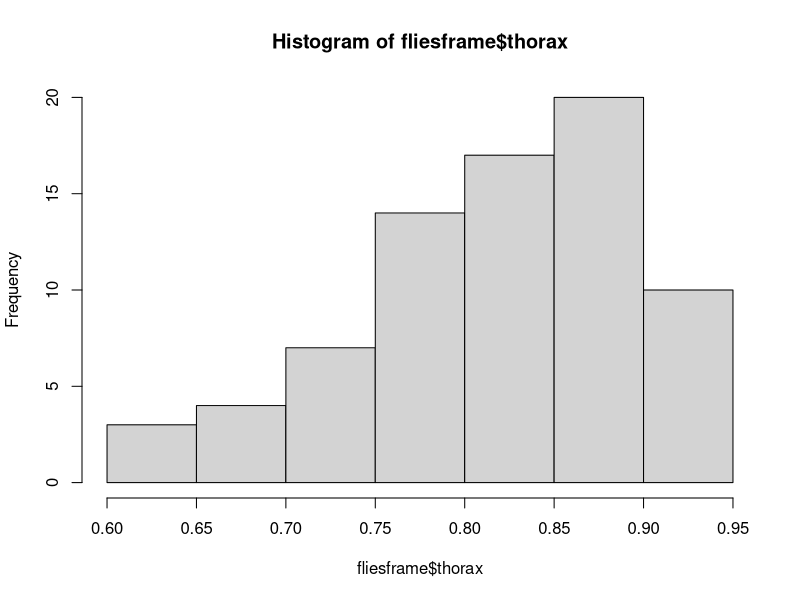
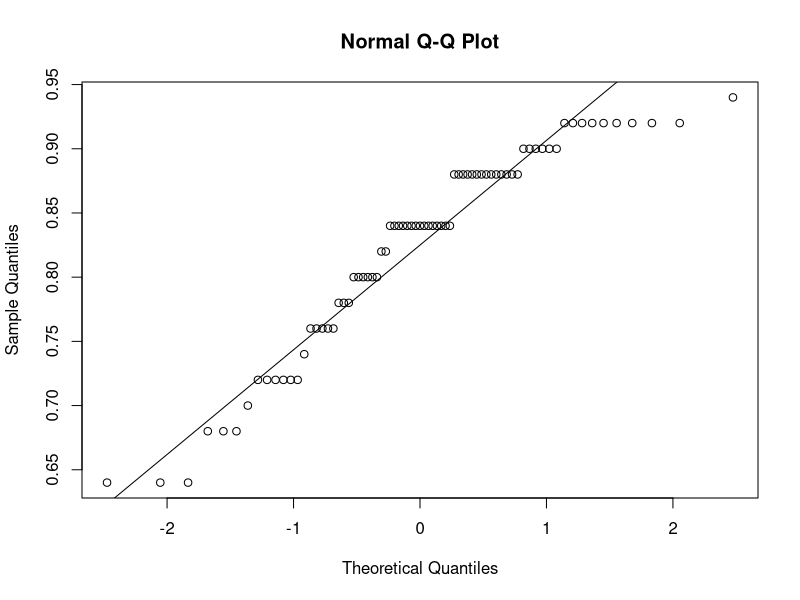
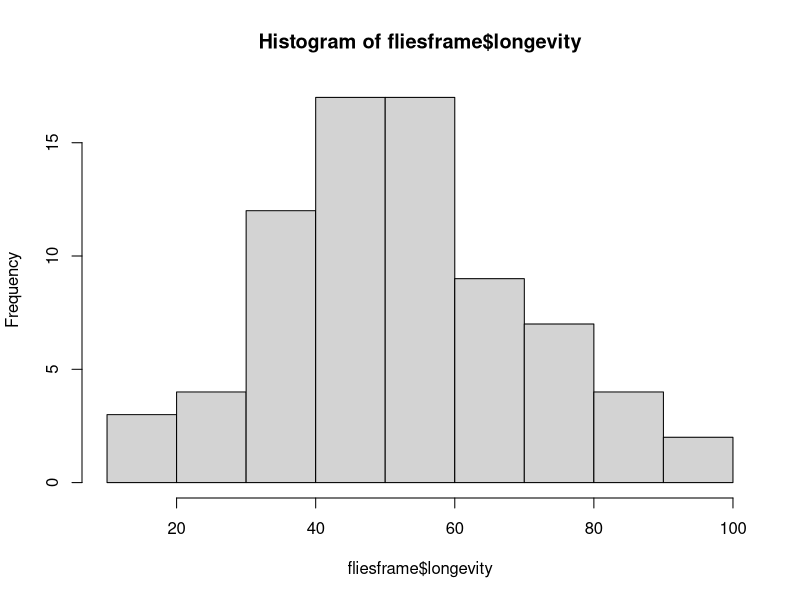
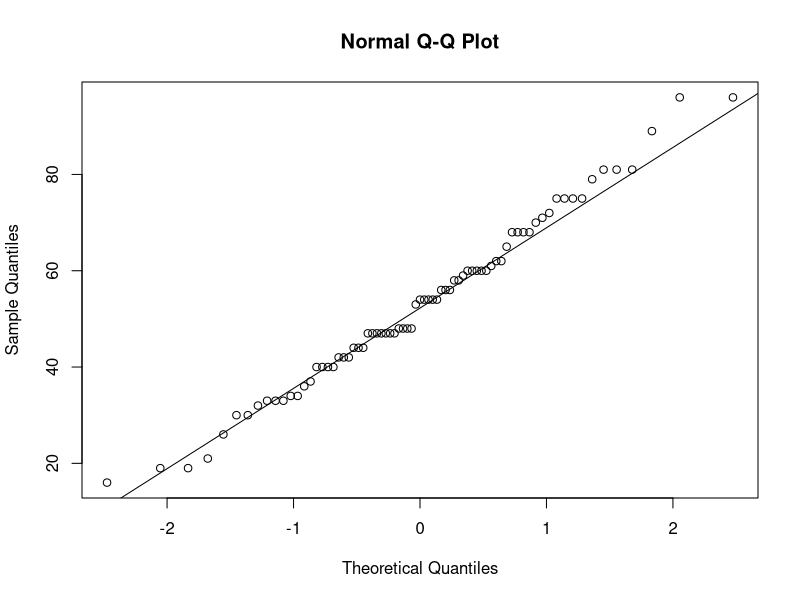
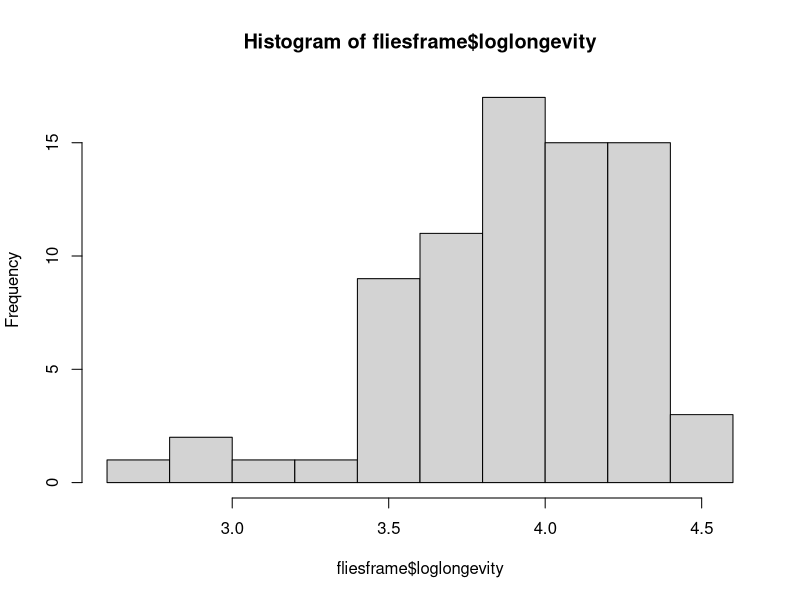
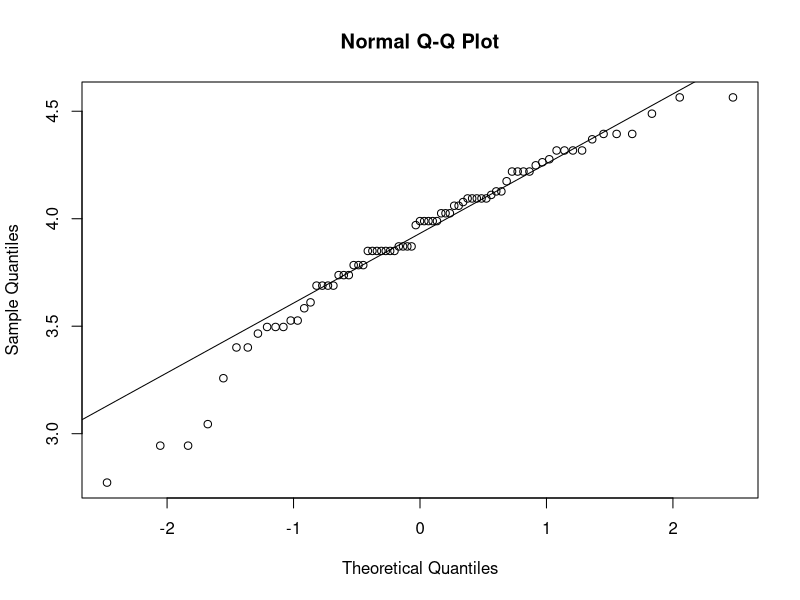
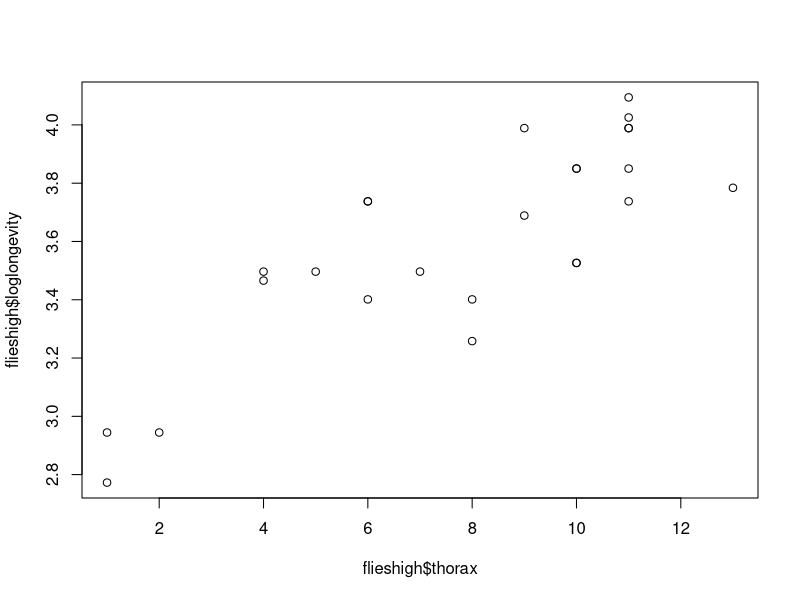
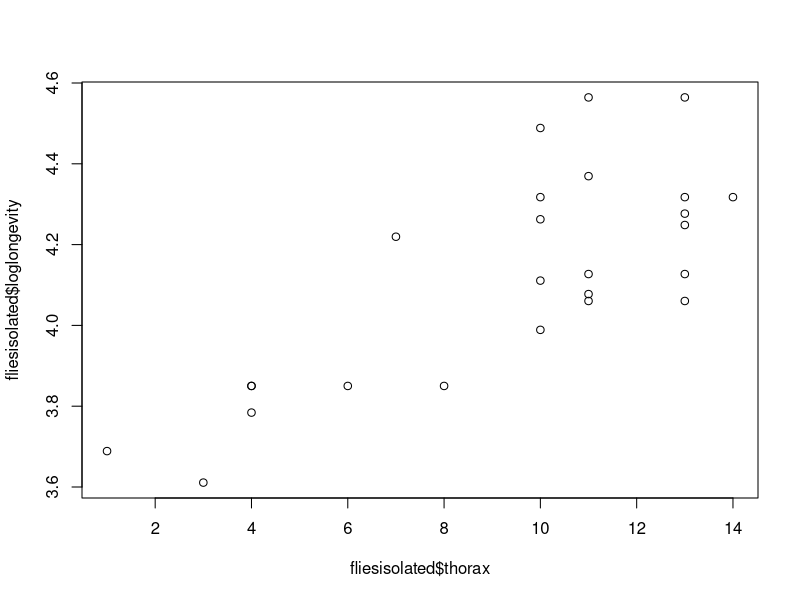

The R source for these figures, in order:
#Exercise 1
flies = read.table("fruitflies.txt",header=TRUE);

#T1

fliesframe = data.frame(thorax=flies$thorax,longevity=flies$longevity,activity=flies$activity,loglongevity=log(flies$longevity))
fliesframe

#T2
hist(fliesframe$thorax)
qqnorm(fliesframe$thorax)
qqline(fliesframe$thorax)
shapiro.test(fliesframe$thorax)
#Not normal

hist(fliesframe$longevity)
qqnorm(fliesframe$longevity)
qqline(fliesframe$longevity)
shapiro.test(fliesframe$longevity)
#Doubtful normality. Probably not normal but shapiro says could be normal

hist(fliesframe$loglongevity)
qqnorm(fliesframe$loglongevity)
qqline(fliesframe$loglongevity)
shapiro.test(fliesframe$loglongevity)
#Not normal


#T3
#Performing a 1-way anova Lecture 4 (24)
#I don't know if randomization has to be done first
fliesanova = lm(longevity~activity,data=fliesframe)
anova(fliesanova)

#We get a p-value < 0.05 therefore H0(mu0==mu1==mu2) is reject. We can say that the sexual activity affects longevity


#T4
summary(fliesanova)

#According to the estimates longevity increases with sexual activity. 
# High activity 38.72
# Low activity 38.72 - 24.84 = 3.94
# Isolated 38.72 - 18 = 20.72

#T5
fliesframe$activity = as.factor(fliesframe$activity)
fliesframe$thorax = as.factor(fliesframe$thorax)

fliesanova2 = lm(loglongevity~activity+thorax,data = fliesframe) #Should I use * or +
anova(fliesanova2)

#According to the p-value < 0.05 activity it has a maiun effect on longevity

#The same using *
fliesanova2 = lm(loglongevity~activity*thorax,data = fliesframe) #Should I use * or +
anova(fliesanova2)

#According to the p-value < 0.05 activity it has a maiun effect on longevity. And there is no interaction between activity and thorax

#T6
contrasts(fliesframe$thorax)=contr.sum
contrasts(fliesframe$activity)=contr.sum
summary(fliesanova2)

#According to the estimates, too much sexual activity (high) doesn't increase longevity as much as low sexual activity. Isolated flies die faster.
#Estimates:
#Activity1(isolated) = -0.25
#Activity2(low) =  0.23
#Activity3(high)= -(-0.25+0.23) = 0.02
#! Not sure that activity1 correspond to isolated, activity2 to low and activity3 to high


#Average thorax
fliesframe$thorax = as.numeric(fliesframe$thorax)
average_thorax = mean(fliesframe$thorax) #Obatining mean for the thorax
average_thorax #8.87
fliesframe$thorax = as.factor(fliesframe$thorax)


#Estimates:
#Activity1(isolated):thorax8 = -0.13
#Activity2(low):thorax8 = -0.09
#Activity3(high):thorax8 = -(-0.13-0.09) = 0.22
#! Not sure that activity1 correspond to isolated, activity2 to low and activity3 to high
#! Also not sure thorax8 means that those are the flies with thorax length 8 (which is the average)

#Smallest thorax
fliesframe$thorax = as.numeric(fliesframe$thorax)
min_thorax = min(fliesframe$thorax) #Obatining mean for the thorax
min_thorax #1
fliesframe$thorax = as.factor(fliesframe$thorax)

#Estimates:
# Activity1(isolated):thorax1 = -0.35
# Activity2(low):thorax1 = NA
# Activity3(high):thorax1 = 0.35


#T7
contrasts(fliesframe$thorax)=contr.sum
contrasts(fliesframe$activity)=contr.sum
fliesanova2 = lm(loglongevity~thorax*activity,data = fliesframe)
summary(fliesanova2)


#According to the estimates, longevity increases with thorax length from 1 to 11. From 12 to 13 it decreases a bit the longevity

fliesframe$thorax = as.numeric(fliesframe$thorax)
flieshigh = fliesframe[which(fliesframe$activity=="high"),]
flieshigh

fliesisolated = fliesframe[which(fliesframe$activity=="isolated"),]
fliesisolated

flieslow = fliesframe[which(fliesframe$activity=="low"),]
flieslow

#Probably not graphically relevant...
  
plot(flieshigh$thorax,flieshigh$loglongevity)
plot(fliesisolated$thorax,fliesisolated$loglongevity)
plot(flieslow$thorax,flieslow$loglongevity)

fliesframe$thorax = as.factor(fliesframe$thorax)
boxplot(loglongevity~thorax+activity,data=fliesframe)

interaction.plot(fliesframe$thorax,fliesframe$activity,fliesframe$loglongevity)

plot(fliesframe$loglongevity~fliesframe$thorax,pch=as.character(fliesframe$activity))
#T8

#Not sure about this answer

#The analysis with the thorax length should not be included because there should not be interaction between the sexual activity and the thorax length. This is because the experimenters randomly chose the sexual activity that the flies were going to have.


#T9
qqnorm(residuals(fliesanova2))
qqline(residuals(fliesanova2))
#The normality s doubtful

plot(fitted(fliesanova2),residuals(fliesanova2))
#The spread in the residuals seem to be bigger with bigger fitted values.


#T10
fliesframe$activity=as.factor(fliesframe$longevity)
fliesaov = lm(longevity~thorax+activity,data=fliesframe)
anova(fliesaov)
drop1(fliesaov,type="F")

qqnorm(residuals(fliesanova))
qqline(residuals(fliesanova))
#The normality s doubtful. But it could be normal. It seems more normal than when using the logaritmic value of longevity

plot(fitted(fliesanova),residuals(fliesanova))
#We cannot judge becasue the values are not spread in the x axis.
